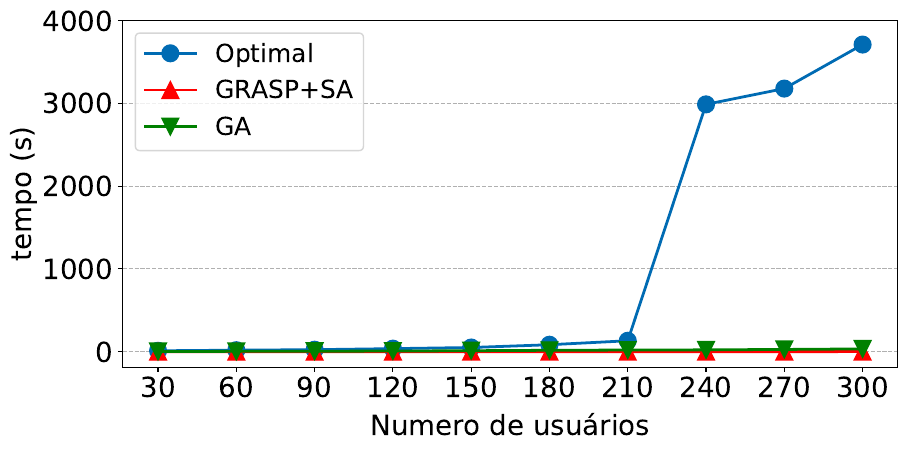

This figure's Python source:
import pandas as pd
import matplotlib.pyplot as plt 


#things = '80'
#df = pd.read_csv('../saidas/SA/' + things + '_solution.csv', sep=';')

def read_data(file_name):
    data = []
    # Using readlines()
    file = open(file_name, 'r')
    lines = file.readlines()

    count = 0
    
    for line in lines:
        count += 1
        data.append(float(line.strip().split()[1]))
        
    return data

if __name__ == "__main__":
    timeOpt = read_data('../saidas/model.txt')
    timeSA = read_data('../saidas/sa_grasp.txt')
    timeGA = read_data('../saidas/ga.txt')

    x = [30, 60, 90, 120, 150, 180, 210, 240, 270, 300]
    fig,ax = plt.subplots()

    fig.set_size_inches(10, 4.5)
    ax.plot(x, timeOpt, "-o", label="Optimal", linewidth=2.0, markersize=12, color='#006bb3')
    ax.plot(x, timeSA, "-^", label="GRASP+SA", linewidth=2.0, markersize=12, color='red')
    ax.plot(x, timeGA, "-v", label="GA", linewidth=2.0, markersize=12, color='green')
    
    ax.set_xlabel("Numero de usuários", fontsize=20, labelpad=8)
    ax.set_ylabel("tempo (s)",fontsize=20)

    ax.set_xticks(x)
    ax.set_xticklabels(x, fontsize=20)

    ticks = [0, 1000, 2000, 3000, 4000]
    
    '''
    for i,j,l  in zip(timeOpt,timeSA,x):
        #print(x, y)
        labelI = "{:.2f}s".format(i)
        labelJ = "{:.2f}s".format(j)

        ax.annotate(labelI, # this is the text
                     (l,i), # these are the coordinates to position the label
                     textcoords="offset points", # how to position the text
                     xytext=(0,10), # distance from text to points (x,y)
                     ha='center') # horizontal alignment can be left, right or center
        
        ax.annotate(labelJ, # this is the text
                     (l,j), # these are the coordinates to position the label
                     textcoords="offset points", # how to position the text
                     xytext=(0,10), # distance from text to points (x,y)
                     ha='center') # horizontal alignment can be left, right or center
    '''    
    ax.set_yticks(ticks)
    ax.set_yticklabels(ticks, fontsize=20)

    ax.legend(fontsize=18)
    ax.grid(axis='y', which='major', linestyle='--')
    plt.savefig("time.pdf", bbox_inches='tight')
    plt.savefig("time.png", bbox_inches='tight')
    #plt.show()